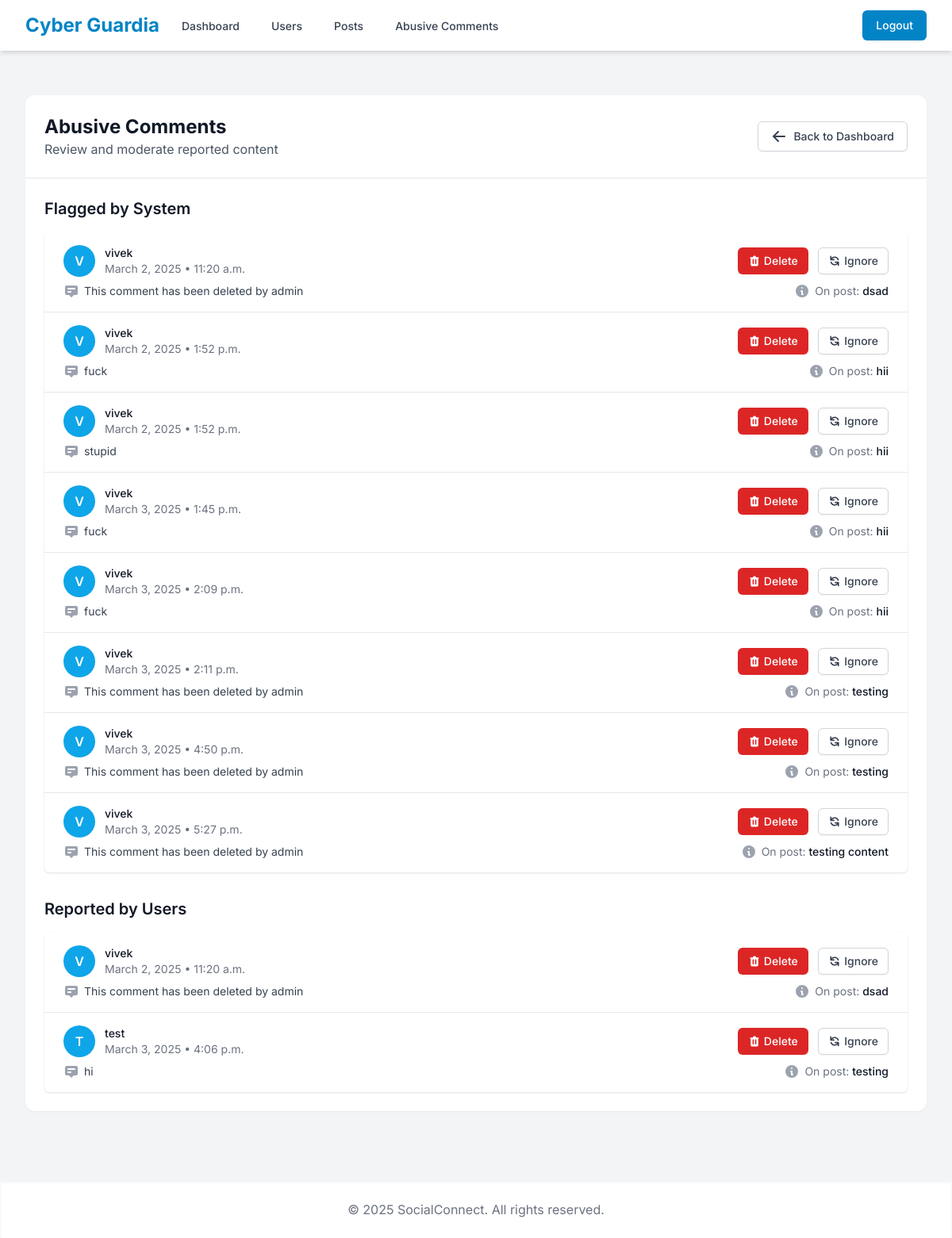
Before: /admin_panel/abusive-comments/ (signed in) with the older database file.
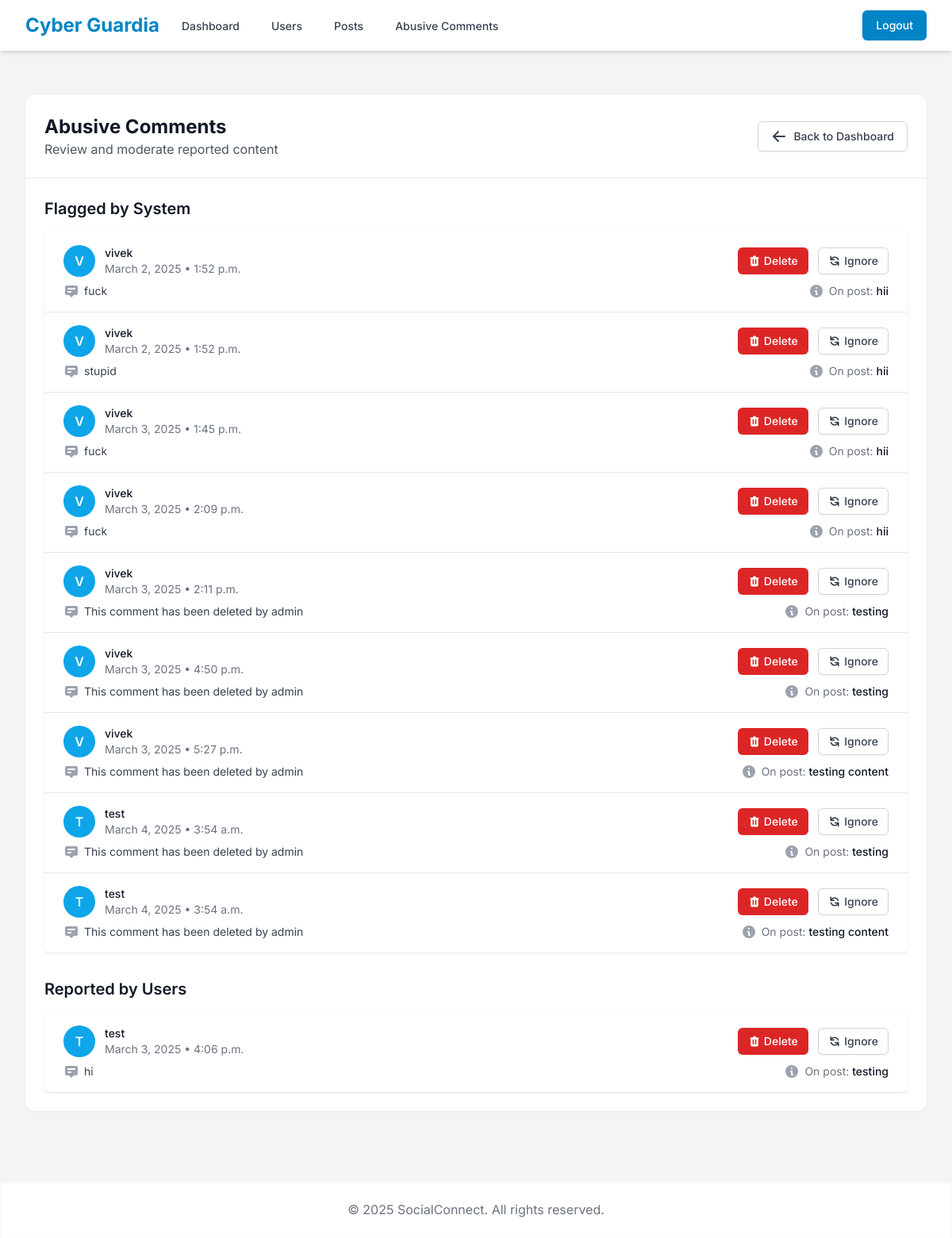
After: the same page with the newer database file.
### posts/models.py (models this page shows, shortened)
class Comment(models.Model):
    user = models.ForeignKey(User, on_delete=models.CASCADE)
    post = models.ForeignKey(Post, on_delete=models.CASCADE, related_name="comments")
    text = models.TextField()
    created_at = models.DateTimeField(auto_now_add=True)
    flagged = models.BooleanField(default=False)
    reported = models.BooleanField(default=False)

class Post(models.Model):
    user = models.ForeignKey(User, on_delete=models.CASCADE)
    content = models.TextField(blank=True)
    image = models.ImageField(upload_to='post_images/', blank=True, null=True)
    created_at = models.DateTimeField(auto_now_add=True)

### admin_panel/views.py (the view)
# urls.py: path('abusive-comments/', views.abusive_comments, name='abusive_comments'),
@never_cache
@user_passes_test(is_admin)
@login_required
def abusive_comments(request):
    flagged_comments = Comment.objects.filter(flagged=True)
    reported_comments = Comment.objects.filter(reported=True)
    return render(request, 'admin_panel/abusive_comments.html', {'flagged_comments': flagged_comments, 'reported_comments': reported_comments})

### admin_panel/views.py (called while the page is built)
def is_admin(user):
    return user.is_superuser

### admin_panel/templates/admin_panel/abusive_comments.html (shortened to what this page needs)
{% extends 'base.html' %}
{% block content %}
<div class="max-w-7xl mx-auto px-4 sm:px-6 lg:px-8 py-8">
    <div class="bg-white dark:bg-gray-800 rounded-xl shadow-sm overflow-hidden">
        <div class="p-6 border-b border-gray-200 dark:border-gray-700 flex justify-between items-center">
            <div>
                <h2 class="text-2xl font-bold text-gray-900 dark:text-white">Abusive Comments</h2>
                <p class="text-gray-600 dark:text-gray-400">Review and moderate reported content</p>
            </div>
            <div>
                <a href="{% url 'admin_dashboard' %}" class="inline-flex items-center px-4 py-2 border border-gray-300 dark:border-gray-600 rounded-md shadow-sm text-sm font-medium text-gray-700 dark:text-gray-300 bg-white dark:bg-gray-800 hover:bg-gray-50 dark:hover:bg-gray-700 focus:outline-none focus:ring-2 focus:ring-offset-2 focus:ring-primary-500">
                    <svg xmlns="http://www.w3.org/2000/svg" class="h-5 w-5 mr-2" viewBox="0 0 20 20" fill="currentColor">
                        <path fill-rule="evenodd" d="M9.707 16.707a1 1 0 01-1.414 0l-6-6a1 1 0 010-1.414l6-6a1 1 0 011.414 1.414L5.414 9H17a1 1 0 110 2H5.414l4.293 4.293a1 1 0 010 1.414z" clip-rule="evenodd" />
                    </svg>
                    Back to Dashboard
                </a>
            </div>
        </div>
        <div class="p-6">
            <div class="mb-8">
                <h2 class="text-xl font-semibold text-gray-900 dark:text-white mb-4">Flagged by System</h2>
                <div class="bg-white dark:bg-gray-800 shadow overflow-hidden sm:rounded-md">
                    <ul class="divide-y divide-gray-200 dark:divide-gray-700">
                        {% for comment in flagged_comments %}
                        <li>
                            <div class="px-4 py-4 sm:px-6">
                                <div class="flex items-center justify-between">
                                    <div class="flex items-center">
                                        <div class="h-10 w-10 rounded-full bg-primary-500 flex items-center justify-center text-white font-semibold mr-3">
                                            {{ comment.user.username.0|upper }}
                                        </div>
                                        <div>
                                            <p class="text-sm font-medium text-gray-900 dark:text-white">{{ comment.user.username }}</p>
                                            <p class="text-sm text-gray-500 dark:text-gray-400">
                                                {{ comment.created_at|date:"F j, Y • g:i a" }}
                                            </p>
                                        </div>
                                    </div>
                                    <div>
                                        <form action="{% url 'delete_comment' comment.id %}" method="POST" class="inline-block">
                                            <button type="submit" class="inline-flex items-center px-3 py-2 border border-transparent text-sm leading-4 font-medium rounded-md text-white bg-red-600 hover:bg-red-700 focus:outline-none focus:ring-2 focus:ring-offset-2 focus:ring-red-500">
                                                Delete
                                            </button>
                                        </form>
                                        <button class="ml-2 inline-flex items-center px-3 py-2 border border-gray-300 dark:border-gray-600 shadow-sm text-sm leading-4 font-medium rounded-md text-gray-700 dark:text-gray-300 bg-white dark:bg-gray-800 hover:bg-gray-50 dark:hover:bg-gray-700 focus:outline-none focus:ring-2 focus:ring-offset-2 focus:ring-primary-500">
                                            Ignore
                                        </button>
                                    </div>
                                </div>
                                <div class="mt-2 sm:flex sm:justify-between">
                                    <div class="sm:flex">
                                        <p class="flex items-center text-sm text-gray-700 dark:text-gray-300">
                                            {{ comment.text }}
                                        </p>
                                    </div>
                                    <div class="mt-2 flex items-center text-sm text-gray-500 dark:text-gray-400 sm:mt-0">
                                        <p>
                                            On post: <span class="text-gray-900 dark:text-gray-200 font-medium">{{ comment.post.content|truncatechars:50 }}</span>
                                        </p>
                                    </div>
                                </div>
                            </div>
                        </li>
                        {% empty %}
                        <li class="px-4 py-5 sm:px-6 text-center text-gray-500 dark:text-gray-400">
                            No flagged comments found
                        </li>
                        {% endfor %}
                    </ul>
                </div>
            </div>
            <div>
                <h2 class="text-xl font-semibold text-gray-900 dark:text-white mb-4">Reported by Users</h2>
                <div class="bg-white dark:bg-gray-800 shadow overflow-hidden sm:rounded-md">
                    <ul class="divide-y divide-gray-200 dark:divide-gray-700">
                        {% for comment in reported_comments %}
                        <li>
                            <div class="px-4 py-4 sm:px-6">
                                <div class="flex items-center justify-between">
                                    <div class="flex items-center">
                                        <div class="h-10 w-10 rounded-full bg-primary-500 flex items-center justify-center text-white font-semibold mr-3">
                                            {{ comment.user.username.0|upper }}
                                        </div>
                                        <div>
                                            <p class="text-sm font-medium text-gray-900 dark:text-white">{{ comment.user.username }}</p>
                                            <p class="text-sm text-gray-500 dark:text-gray-400">
                                                {{ comment.created_at|date:"F j, Y • g:i a" }}
                                            </p>
                                        </div>
                                    </div>
                                    <div>
                                        <form action="{% url 'delete_comment' comment.id %}" method="POST" class="inline-block">
                                            <button type="submit" class="inline-flex items-center px-3 py-2 border border-transparent text-sm leading-4 font-medium rounded-md text-white bg-red-600 hover:bg-red-700 focus:outline-none focus:ring-2 focus:ring-offset-2 focus:ring-red-500">
                                                Delete
                                            </button>
                                        </form>
                                        <button class="ml-2 inline-flex items-center px-3 py-2 border border-gray-300 dark:border-gray-600 shadow-sm text-sm leading-4 font-medium rounded-md text-gray-700 dark:text-gray-300 bg-white dark:bg-gray-800 hover:bg-gray-50 dark:hover:bg-gray-700 focus:outline-none focus:ring-2 focus:ring-offset-2 focus:ring-primary-500">
                                            Ignore
                                        </button>
                                    </div>
                                </div>
                                <div class="mt-2 sm:flex sm:justify-between">
                                    <div class="sm:flex">
                                        <p class="flex items-center text-sm text-gray-700 dark:text-gray-300">
                                            {{ comment.text }}
                                        </p>
                                    </div>
                                    <div class="mt-2 flex items-center text-sm text-gray-500 dark:text-gray-400 sm:mt-0">
                                        <p>
                                            On post: <span class="text-gray-900 dark:text-gray-200 font-medium">{{ comment.post.content|truncatechars:50 }}</span>
                                        </p>
                                    </div>
                                </div>
                            </div>
                        </li>
                        {% empty %}
                        <li class="px-4 py-5 sm:px-6 text-center text-gray-500 dark:text-gray-400">
                            No reported comments found
                        </li>
                        {% endfor %}
                    </ul>
                </div>
            </div>
        </div>
    </div>
</div>
{% endblock %}

### templates/base.html (shortened to what this page needs)
{% load static %}
<!DOCTYPE html>
<html lang="en">
<head>
    <link rel="stylesheet" href="{% static 'css/style.css' %}">
    <script src="https://cdn.tailwindcss.com"></script>
</head>
<body class="bg-gray-100 dark:bg-gray-900 min-h-screen">
    {% block navbar %}
    {% if user.is_authenticated %}
    {% if request.user.is_superuser %}
    <nav class="bg-white dark:bg-gray-800 shadow-md">
        <div class="max-w-7xl mx-auto px-4 sm:px-6 lg:px-8">
            <div class="flex justify-between h-16">
                <div class="flex items-center">
                    <div class="flex-shrink-0 flex items-center">
                        <span class="text-primary-600 dark:text-primary-400 text-2xl font-bold">Cyber Guardia</span>
                    </div>
                    <div class="hidden md:ml-6 md:flex md:space-x-8">
                        <a href="{% url 'admin_dashboard' %}" class="border-transparent text-gray-700 dark:text-gray-300 hover:text-primary-600 dark:hover:text-primary-400 inline-flex items-center px-1 pt-1 border-b-2 text-sm font-medium">
                            Dashboard
                        </a>
                        <a href="{% url 'all_users' %}" class="border-transparent text-gray-700 dark:text-gray-300 hover:text-primary-600 dark:hover:text-primary-400 inline-flex items-center px-1 pt-1 border-b-2 text-sm font-medium">
                            Users
                        </a>
                        <a href="{% url 'all_posts' %}" class="border-transparent text-gray-700 dark:text-gray-300 hover:text-primary-600 dark:hover:text-primary-400 inline-flex items-center px-1 pt-1 border-b-2 text-sm font-medium">
                            Posts
                        </a>
                        <a href="{% url 'abusive_comments' %}" class="border-transparent text-gray-700 dark:text-gray-300 hover:text-primary-600 dark:hover:text-primary-400 inline-flex items-center px-1 pt-1 border-b-2 text-sm font-medium">
                            Abusive Comments
                        </a>
                    </div>
                </div>
                <div class="flex items-center">
                    <a href="{% url 'logout' %}" class="inline-flex items-center px-4 py-2 border border-transparent text-sm font-medium rounded-md shadow-sm text-white bg-primary-600 hover:bg-primary-700 focus:outline-none focus:ring-2 focus:ring-offset-2 focus:ring-primary-500">
                        Logout
                    </a>
                </div>
            </div>
        </div>
    </nav>
    {% endif %}
    {% endif %}
    {% endblock navbar %}
    <main class="py-6">
        {% block content %}
        {% endblock content %}
    </main>
    <footer class="bg-white dark:bg-gray-800 shadow-inner mt-8 py-6">
        <div class="max-w-7xl mx-auto px-4 sm:px-6 lg:px-8">
            <div class="text-center text-gray-500 dark:text-gray-400">
                <p>© 2025 SocialConnect. All rights reserved.</p>
            </div>
        </div>
    </footer>
</body>
</html>

### static/css/style.css (style rules this page uses)
body { background-color: #ffffff; color: white; }

### templates/base.html (style rules this page uses)
body { font-family: 'Inter', sans-serif; }

Changed rows visible on the page:
removed Comment: user.username.0 "V", user.username "vivek", created_at "March 2, 2025 • 11:20 a.m.", text "This comment has been deleted by admin", post.content "dsad"
added Comment: user.username.0 "T", user.username "test", created_at "March 4, 2025 • 3:54 a.m.", text "This comment has been deleted by admin", post.content "testing", shown under "Flagged by System"
added Comment: user.username.0 "T", user.username "test", created_at "March 4, 2025 • 3:54 a.m.", text "This comment has been deleted by admin", post.content "testing content", shown under "Flagged by System"
